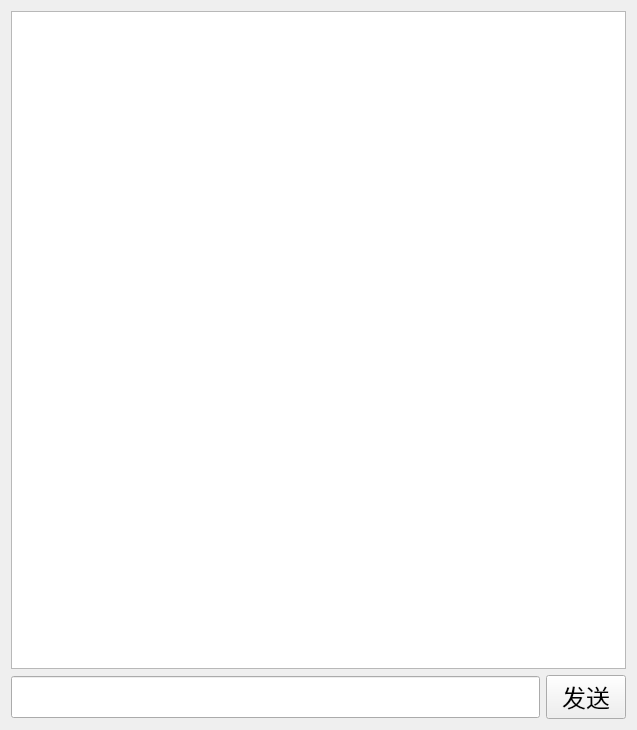
<?xml version="1.0" encoding="UTF-8"?>
<ui version="4.0">
 <class>Chat</class>
 <widget class="QWidget" name="Chat">
  <property name="geometry">
   <rect>
    <x>0</x>
    <y>0</y>
    <width>637</width>
    <height>730</height>
   </rect>
  </property>
  <property name="windowTitle">
   <string>Form</string>
  </property>
  <layout class="QVBoxLayout" name="verticalLayout">
   <item>
    <widget class="QTextEdit" name="show_TE"/>
   </item>
   <item>
    <layout class="QHBoxLayout" name="horizontalLayout">
     <item>
      <widget class="QLineEdit" name="input_LE">
       <property name="font">
        <font>
         <family>AcadEref</family>
         <pointsize>18</pointsize>
        </font>
       </property>
      </widget>
     </item>
     <item>
      <widget class="QPushButton" name="send_PB">
       <property name="font">
        <font>
         <family>AcadEref</family>
         <pointsize>18</pointsize>
        </font>
       </property>
       <property name="text">
        <string>发送</string>
       </property>
      </widget>
     </item>
    </layout>
   </item>
  </layout>
 </widget>
 <resources/>
 <connections/>
</ui>
